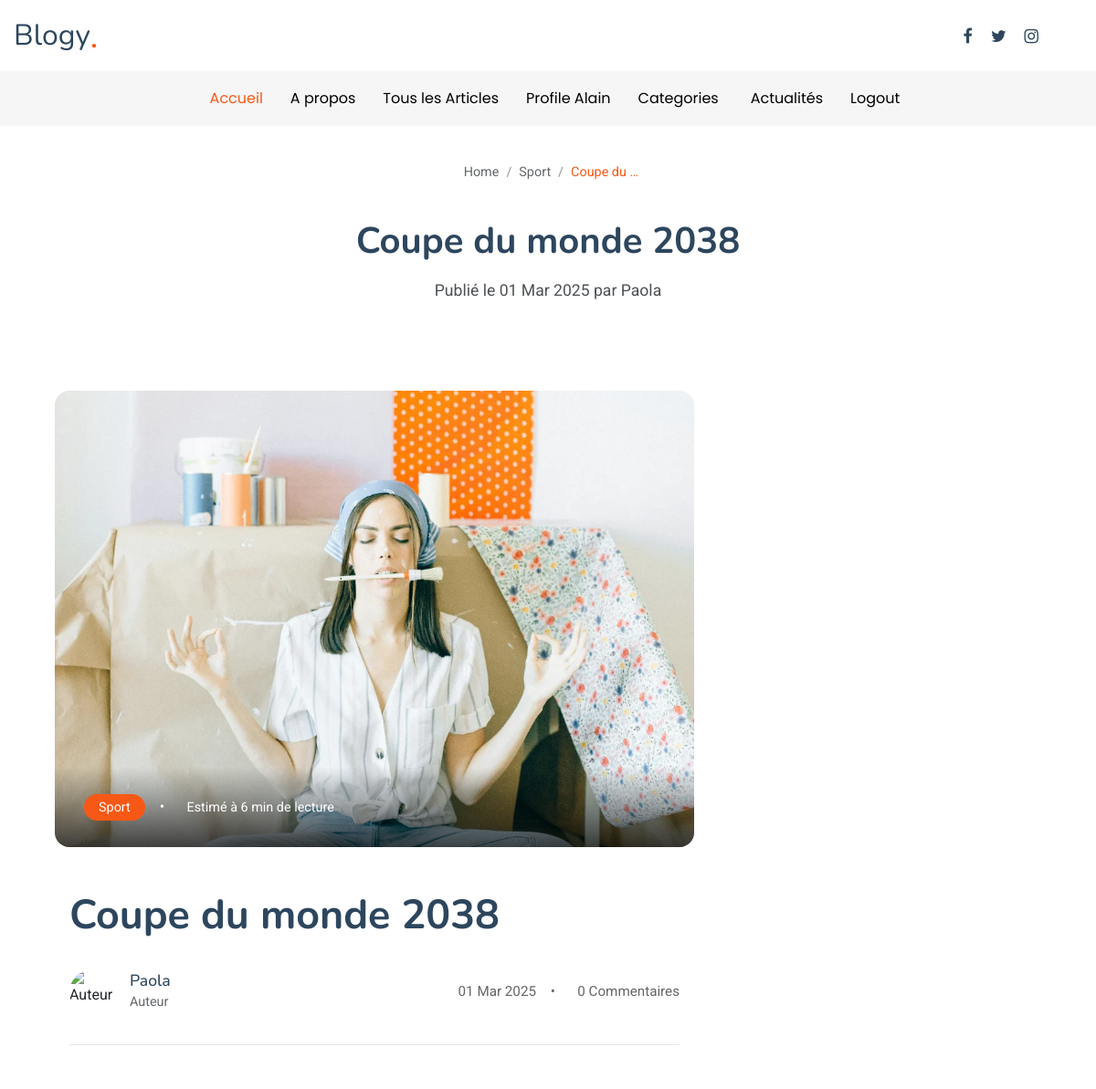
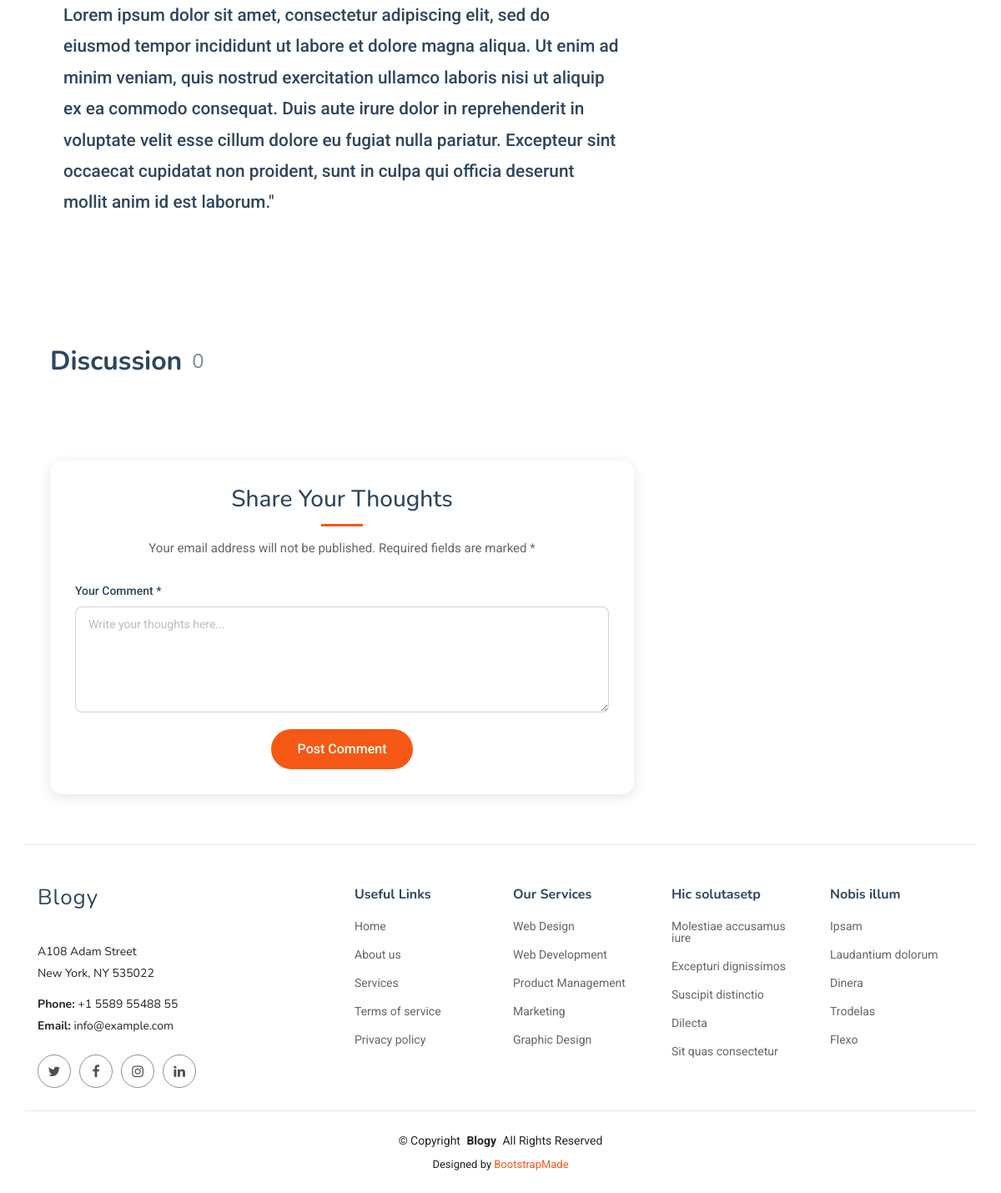
Page /post/article/2 (signed in) on the committed database (2 pictures, top to bottom).
### articles/models.py (models this page shows, shortened)
class Article(models.Model):
    titre = models.CharField(max_length=255)
    contenu = models.TextField(null=True)
    date_publication = models.DateTimeField(auto_now_add=True)
    categorie = models.ForeignKey('Categorie',related_name='articles', on_delete=models.CASCADE)
    auteur = models.ForeignKey(User, on_delete = models.CASCADE)
    likes = models.ManyToManyField(User, related_name = 'liked_articles', blank=True)
    favoris = models.ManyToManyField(User, related_name = 'favorite_articles', blank=True)
    image = models.ImageField(upload_to='articles_images/', blank=True, null=True )

class Categorie(models.Model):
    nom = models.CharField(max_length=100)

### articles/views.py (the view)
# urls.py: path('post/<str:type>/<int:id>', post, name='post_detail'),
def post(request, id, type):
    if type == 'article':
        post = Article.objects.get(id=id)
        commentaires = Commentaire.objects.filter(article_id=id)
    elif type == 'actualite':
        post = Actualites.objects.get(id=id)
        commentaires = None
    return render(request, 'post_detail.html', {'article': post,
                                                 'commentaires': commentaires})

### articles/context_processors.py (called while the page is built)
def categories(request):
    all_categories = Categorie.objects.all()
    return {'categories': all_categories}

### articles/templates/post_detail.html (shortened to what this page needs)
{% extends 'base.html' %}
{% block content %}
    <div class="page-title">
        <div class="breadcrumbs">
          <nav aria-label="breadcrumb">
            <ol class="breadcrumb">
              <li class="breadcrumb-item"><a href="#"> Home</a></li>
              <li class="breadcrumb-item"><a href="#">{{ article.categorie.nom }}</a></li>
              <li class="breadcrumb-item active current">{{ article.titre|truncatewords:2 }}</li>
            </ol>
          </nav>
        </div>
        <div class="title-wrapper">
          <h1>{{ article.titre }}</h1>
          <p>Publié le {{ article.date_publication|date:"d M Y" }} par {{ article.auteur }}</p>
        </div>
      </div>
      <div class="container">
        <div class="row">
          <div class="col-lg-8">
            <section id="blog-details" class="blog-details section">
              <div class="container" data-aos="fade-up">
                <article class="article">
                  <div class="hero-img" data-aos="zoom-in">
                    <img src="{% if article.image.url %} {{article.image.url}} {%else%} {{article.image}} {% endif %}" alt="{{ article.titre }}" class="img-fluid" loading="lazy">
                    <div class="meta-overlay">
                      <div class="meta-categories">
                        <a href="#" class="category">{{ article.categorie.nom }}</a>
                        <span class="divider">•</span>
                        <span class="reading-time"> Estimé à 6 min de lecture</span>
                      </div>
                    </div>
                  </div>
                  <div class="article-content" data-aos="fade-up" data-aos-delay="100">
                    <div class="content-header">
                      <h1 class="title">{{ article.titre }}</h1>
                      <div class="author-info">
                        <div class="author-details">
                          <img src="assets/img/person/default-author.webp" alt="Auteur" class="author-img">
                          <div class="info">
                            <h4>{{ article.auteur }}</h4>
                            <span class="role">Auteur</span>
                          </div>
                        </div>
                        <div class="post-meta">
                          <span class="date"> {{ article.date_publication|date:"d M Y" }}</span>
                          <span class="divider">•</span>
                          <span class="comments"> {{article.comments.count}} Commentaires</span>
                        </div>
                      </div>
                    </div>
                    <div class="content">
                      <p class="lead">{{ article.contenu|safe }}</p>
                    </div>
                  </div>
                </article>
              </div>
            </section>
<section id="blog-comments" class="blog-comments section">
  <div class="container" data-aos="fade-up" data-aos-delay="100">
    <div class="blog-comments-3">
      <div class="section-header">
        <h3>Discussion <span class="comment-count">{{ commentaires.count }}</span></h3>
      </div>
        </div>
        </div>
        </section>
           {% if user.is_authenticated %}
          <section id="blog-comment-form" class="blog-comment-form section">
            <div class="container" data-aos="fade-up" data-aos-delay="100">
              <form method="post" role="form" action="{% url 'add_comment' article.id %}">
                <div class="section-header">
                  <h3>Share Your Thoughts</h3>
                  <p>Your email address will not be published. Required fields are marked *</p>
                </div>
                <div class="row gy-3">
                  <div class="col-12 form-group">
                    <label for="comment">Your Comment *</label>
                    <textarea class="form-control" name="comment" id="comment" rows="5" placeholder="Write your thoughts here..." required="True"></textarea>
                  </div>
                  <div class="col-12 text-center">
                    <button type="submit" class="btn-submit">Post Comment</button>
                  </div>
                </div>
              </form>
            </div>
          </section>
          {% endif %}
          </div>
        </div>
      </div>
{% endblock%}

### articles/templates/navbar.html (shortened to what this page needs)
<header id="header" class="header position-relative">
    <div class="container-fluid container-xl position-relative">
      <div class="top-row d-flex align-items-center justify-content-between">
        <a href="{% url 'home' %}" class="logo d-flex align-items-end">
          <h1 class="sitename">Blogy</h1><span>.</span>
        </a>
        <div class="d-flex align-items-center">
          <div class="social-links">
            <a href="#" class="facebook"><i class="fa fa-facebook"></i></a>
            <a href="#" class="twitter"><i class="fa fa-twitter"></i></a>
            <a href="#" class="instagram"><i class="fa fa-instagram"></i></a>
          </div>
        </div>
      </div>
    </div>
    <div class="nav-wrap">
      <div class="container d-flex justify-content-center position-relative">
        <nav id="navmenu" class="navmenu">
          <ul>
            <li><a href="{% url 'home' %}" class="active">Accueil</a></li>
            <li><a href="{% url 'about' %}">A propos</a></li>
            {% if user.is_authenticated %}
            <li><a href="{% url 'posts' %}">Tous les Articles</a></li>
            <li><a href="">Profile {{user.username}}</a></li>
            <li class="dropdown"><a href="#"><span>Categories</span> </a>
            </li>
            <li><a href="{%url 'news' %}">Actualités</a></li>
            <li><a href="{%url 'logout' %}">Logout</a></li>
            {% else %}
            <li><a href="{%url 'login' %}">Login</a></li>
            <li><a href="{%url 'register' %}">Register</a></li>
            {% endif %}
          </ul>
        </nav>
      </div>
    </div>
  </header>

### rows in the picture
Article: categorie.nom "Sport", titre "Coupe du …", titre "Coupe du monde 2038", date_publication "01 Mar 2025", auteur "Paola", image (picture), comments.count "0", contenu "Lorem ipsum dolor sit amet, consectetur adipiscing elit, sed do eiusmod tempor incididunt ut labore et dolore magna aliqua. Ut enim ad minim veniam, quis nostrud exercitation ullamco laboris nisi ut aliquip ex ea commodo consequat. Duis aute irure dolor in reprehenderit in voluptate velit esse cillum dolore eu fugiat nulla pariatur. Excepteur sint occaecat cupidatat non proident, sunt in culpa qui officia deserunt mollit anim id est laborum.\""

### other values in the picture
{{ user.username }} "Alain"
{{ commentaires.count }} "0"
